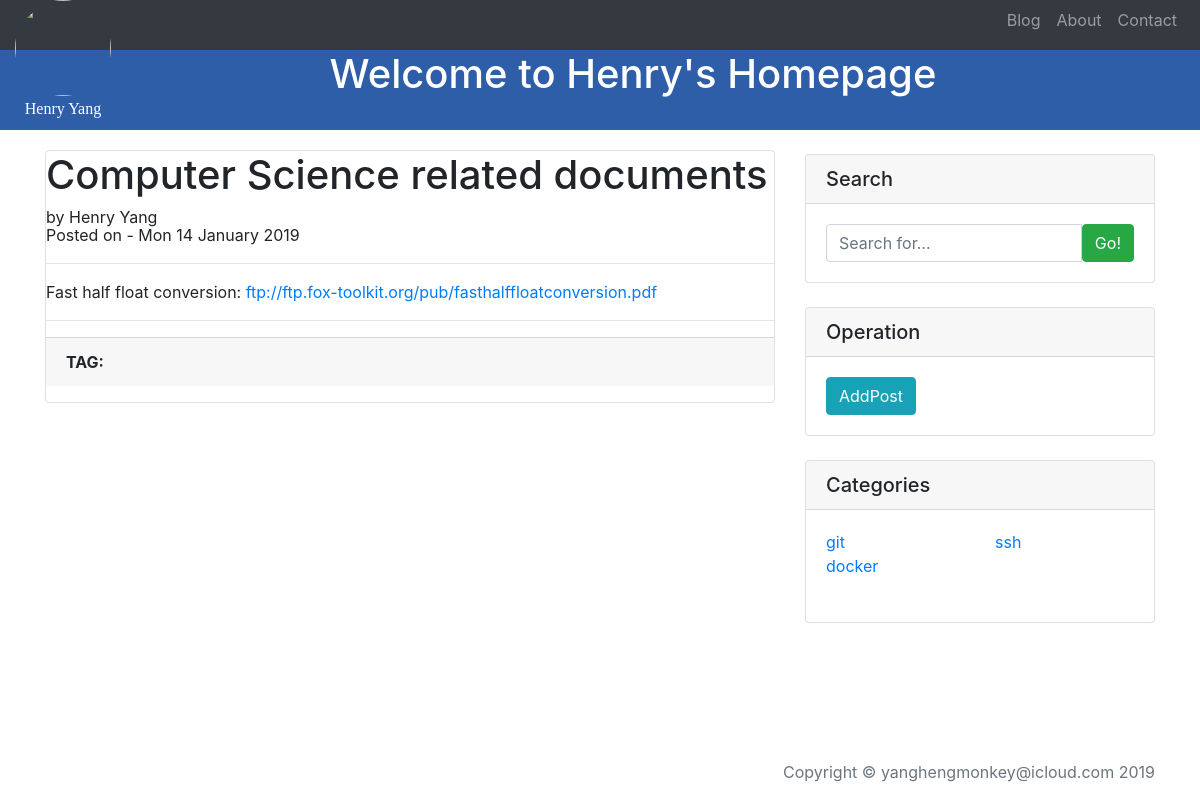
Page /blog/11/ on the committed database.
### blog/models.py (models this page shows, shortened)
class Post(models.Model):
    title = models.CharField( max_length=200)
    author = models.CharField(max_length=50, default='Henry Yang')
    created_date = models.DateTimeField( default= timezone.now )
    published_date = models.DateTimeField( default= timezone.now )
    content = HTMLField( )
    post_logo = models.FileField(max_length=100, default='', blank=True)
    tags = TaggableManager()

### blog/views.py (the view)
# urls.py: url(r'^(?P<pk>[0-9]+)/$', views.PostDetailView.as_view(), name='detail'),
class PostDetailView(DetailView):
    model = Post
    template_name = 'blog/detail.html'
    def get_context_data(self, **kwargs):
        context = super().get_context_data(**kwargs)
        context['tags'] = Tag.objects.all()
        return context

### blog/templates/blog/detail.html (shortened to what this page needs)
{% extends 'base/base.html' %}
{% block body %}
    <div class='container'>
        <div class="row">
            <div class="col-sm-8">
                <div style="
                            background-clip:border-box;
                            border: 1px solid rgba(0,0,0,0.125);
                            border-radius: 0.25rem;
                            position:relative;
                            margin-top: 20px;
                            display: -ms-flexbox;
                            -ms-flex-direction: column;
                            flex-direction: column;
                            ">
                    <h1 class="card-title">{{ post.title }}</h1>
                    <p class="card-subtitle">by {{ post.author }}
                    </p>
                    <p class="card-subtitle">Posted on - {{ post.published_date|date:'D d F Y' }}</p>
                    <hr>
                    <p clas="card-body">{{ post.content|safe }}</p>
                    <hr>
                    <p class="card-footer"><b>TAG:&nbsp</b>
                    </p>
                </div>
            </div>
            {% include 'blog/sidebar.html' %}
        </div>
    </div>
{% endblock %}

### blog/templates/blog/category_card.html (shortened to what this page needs)
<div class="card my-4">
     <h5 class="card-header">Categories</h5>
     <div class="card-body">
         {% for tag in tags %}
         {% if forloop.counter0|divisibleby:2 %}
         <div class="row">
         {% endif %}
             <div class="col-lg-6">
                 <ul class="list-unstyled mb-0">
                     <li>
                         <a href="{% url 'blog:tagpage' tag %}">{{ tag }}</a>
                     </li>
                 </ul>
             </div>
         {% if forloop.counter|divisibleby:2 or forloop.last %}
         </div>
         {% endif %}
         {% endfor %}
     </div>
    <br>
</div>

### home/static/home/home_style.css (style rules this page uses)
body { background: white url("images/background.png"); }

### rows in the picture
Post: title "Computer Science related documents", author "Henry Yang", published_date "Mon 14 January 2019", content "Fast half float conversion: ftp://ftp.fox-toolkit.org/pub/fasthalffloatconversion.pdf"
Tag: name "git"
Tag: name "ssh"
Tag: name "docker"
